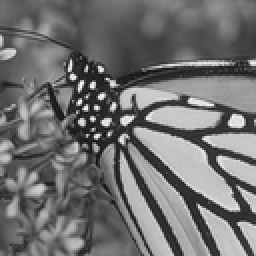
%> input picture imageUji/img1a.png, 128 x 128 px, shrunk from 411 x 412 before the run (shown 2 times larger)
$ octave uji5.m   (GNU Octave 9; MATLAB toolbox functions it lacks are replaced by stand-ins)
%> lines starting %> are read from the running program, lines starting %| are printed output that depends on the picture
### filterSpasialManual.m
function imgFiltered = filterSpasialManual(img, n, tipeFilter, varargin)
    % Fungsi inti yang melakukan pemrosesan neighborhood (sliding window)
    % untuk semua jenis filter yang diminta.

    [M, N, C] = size(img);
    imgFiltered = zeros(M, N, C, 'like', img);
    padSize = floor(n/2);

    for c = 1:C % Loop untuk setiap channel warna (jika ada)

        channel = img(:, :, c);
        channelPadded = padarray(channel, [padSize padSize], 'replicate');
        channelFiltered = zeros(M, N, 'double');

        % Konversi ke double untuk perhitungan
        channelPadded = im2double(channelPadded);

        for i = 1:M
            for j = 1:N
                % Ekstrak neighborhood (window) n x n
                window = channelPadded(i : i+n-1, j : j+n-1);
                vec = window(:); % Ubah window menjadi vektor 1D

                % Terapkan operasi filter yang dipilih
                switch lower(tipeFilter)
                    case 'min'
                        channelFiltered(i,j) = min(vec);
                    case 'max'
                        channelFiltered(i,j) = max(vec);
                    case 'median'
                        channelFiltered(i,j) = median(vec);
                    case 'midpoint'
                        channelFiltered(i,j) = (min(vec) + max(vec)) / 2;
                    case 'alpha'
                        d = varargin{1};
                        if (n*n - 2*d <= 0), d = 0; end % Safety check
                        s = sort(vec);
                        trimmed_vec = s(d+1 : end-d);
                        channelFiltered(i,j) = mean(trimmed_vec);
                    case 'arithmetic'
                        channelFiltered(i,j) = mean(vec);
                    case 'geometric'
                        % Tambah epsilon kecil untuk menghindari log(0)
                        channelFiltered(i,j) = exp(mean(log(vec + 1e-6)));
                    case 'harmonic'
                        % Tambah epsilon kecil untuk menghindari pembagian dengan nol
                        channelFiltered(i,j) = n*n / sum(1 ./ (vec + 1e-6));
                    case 'contraharmonic'
                        Q = varargin{1};
                        % Tambah epsilon kecil untuk menghindari pembagian dengan nol
                        num = sum(vec.^(Q+1));
                        den = sum(vec.^Q);
                        channelFiltered(i,j) = num / (den + 1e-6);
                    otherwise
                        error('Tipe filter tidak dikenal: %s', tipeFilter);
                end
            end
        end
        % Konversi kembali ke tipe data asli (misal, uint8)
        imgFiltered(:,:,c) = im2uint8(channelFiltered);
    end
end

### uji5.m
% =========================================================================
%       PROGRAM PENGHILANGAN DERAU (DENOISING) DENGAN BERBAGAI FILTER
% =========================================================================
% Deskripsi:
% Skrip ini menerapkan 9 jenis filter spasial untuk menghilangkan derau
% Salt & Pepper dan Gaussian pada citra grayscale dan berwarna.
%
% Constraint: Tidak menggunakan fungsi filter bawaan seperti medfilt2.
%
% Cukup jalankan file ini dari Matlab.
% =========================================================================

clear;
clc;
close all;

fprintf('--- Program Uji Filter Denoising ---\n');

% --- LANGKAH 1: PILIH CITRA ---
[file, path] = uigetfile({'*.png';'*.jpg';'*.tif';'*.bmp';'*.*'}, 'Pilih sebuah Citra untuk Diuji');
%> the answer given: imageUji/img1a.png
if isequal(file, 0)
    disp('Pemilihan file dibatalkan. Skrip berhenti.');
    return;
end
pathLengkapFile = fullfile(path, file);

try
    % --- LANGKAH 2: UJI DENGAN DERAU SALT & PEPPER ---
    fprintf('\n[SESI 1] Menguji penghilangan derau "Salt & Pepper"...\n');
    jalankanUjiFilter(pathLengkapFile, 'salt & pepper');
% [17 lines not run here, left out]
function jalankanUjiFilter(pathLengkapFile, tipeNoise)
%> called with pathLengkapFile = 'imageUji/img1a.png', tipeNoise = 'salt & pepper'
    % Fungsi ini menjalankan seluruh proses: memuat, memberi derau,
    % memfilter, dan menampilkan hasil untuk satu jenis derau.

    % Pengaturan Filter
    n = 3; % Ukuran filter n x n (coba 3, 5, atau 7)
    Q = 1.5; % Parameter untuk Contraharmonic filter
    d = 2;   % Parameter untuk Alpha-trimmed filter (harus (n*n-1)/2 > d)

    % 1. Muat Citra
    imgOri = imread(pathLengkapFile);
%> imgOri is the input picture: size 128x128x3 uint8; min 17, max 255, mean 112.3

    % 2. Tambah Derau
    if strcmp(tipeNoise, 'salt & pepper')
        density = 0.05; % Kepadatan derau
        imgNoisy = imnoise(imgOri, 'salt & pepper', density);
    elseif strcmp(tipeNoise, 'gaussian')
        mean_val = 0;
        variance = 0.01;
        imgNoisy = imnoise(imgOri, 'gaussian', mean_val, variance);
    else
        error('Tipe derau tidak dikenal.');
    end

    % 3. Terapkan semua 9 Filter
    fprintf('Menerapkan filter untuk derau %s...\n', tipeNoise);

    % Order-Statistic Filters
    img_min      = filterSpasialManual(imgNoisy, n, 'min');
%> in filterSpasialManual, `imgFiltered = zeros(M, N, C, 'like', img);`: imgFiltered: size 128x128x3 uint8; every value is 0
%> after the loop in filterSpasialManual, `for c = 1:C`:
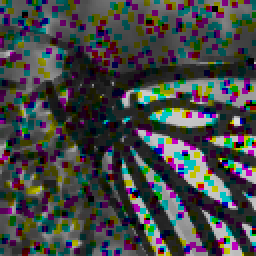
%> imgFiltered: size 128x128x3 uint8 (shown 2 times larger); mean R, G, B 67, 70, 69.5
    img_max      = filterSpasialManual(imgNoisy, n, 'max');
%> call 2 of filterSpasialManual, with n = 3, tipeFilter = 'max'
%> after the loop in filterSpasialManual (call 2), `for c = 1:C`:
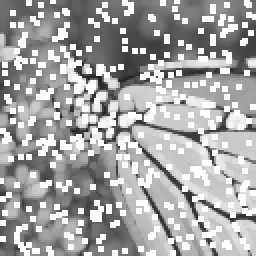
%> channelFiltered: size 128x128 double (shown 2 times larger); min 0.125, max 1, mean 0.648
%> after the loop in filterSpasialManual (call 2), `for c = 1:C`:
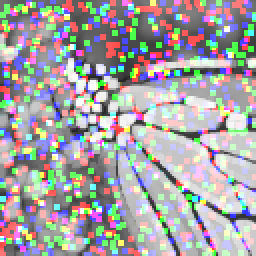
%> imgFiltered: size 128x128x3 uint8 (shown 2 times larger); mean R, G, B 165.9, 162.4, 165.3
    img_median   = filterSpasialManual(imgNoisy, n, 'median');
    img_midpoint = filterSpasialManual(imgNoisy, n, 'midpoint');
%> call 4 of filterSpasialManual, with n = 3, tipeFilter = 'midpoint'
%> after the loop in filterSpasialManual (call 4), `for c = 1:C`:
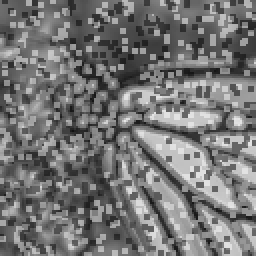
%> channelFiltered: size 128x128 double (shown 2 times larger); min 0.0627, max 0.906, mean 0.46
%> after the loop in filterSpasialManual (call 4), `for c = 1:C`:
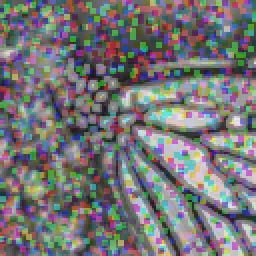
%> imgFiltered: size 128x128x3 uint8 (shown 2 times larger); mean R, G, B 116.6, 116.4, 117.6
    img_alpha    = filterSpasialManual(imgNoisy, n, 'alpha', d);
%> call 5 of filterSpasialManual, with n = 3, tipeFilter = 'alpha'
%> after the loop in filterSpasialManual (call 5), `for c = 1:C`:
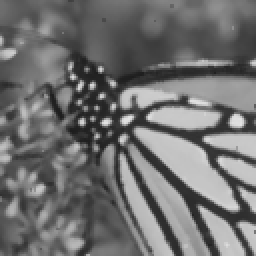
%> channelFiltered: size 128x128 double (shown 2 times larger); min 0.114, max 0.893, mean 0.438
%> after the loop in filterSpasialManual (call 5), `for c = 1:C`:
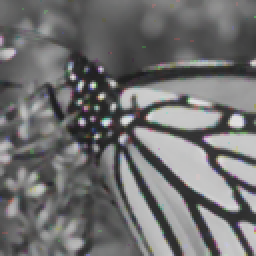
%> imgFiltered: size 128x128x3 uint8 (shown 2 times larger); mean R, G, B 111.6, 111.5, 111.8
%> after the loop in filterSpasialManual (call 5), `for c = 1:C`: d = 2; s = [0.22; 0.22; 0.412; 0.659; 0.659; 0.659; 0.659; 0.796; 0.796]; trimmed_vec = [0.412; 0.659; 0.659; 0.659; 0.659]

    % Mean Filters
    img_arith    = filterSpasialManual(imgNoisy, n, 'arithmetic');
%> the run ends on the next line
    img_geo      = filterSpasialManual(imgNoisy, n, 'geometric');
    img_harmo    = filterSpasialManual(imgNoisy, n, 'harmonic');
    img_contra   = filterSpasialManual(imgNoisy, n, 'contraharmonic', Q);

    fprintf('Filter selesai diterapkan.\n');

    % 4. Tampilkan Hasil
    % Window 1: Order-Statistic Filters
    figure('Name', ['Hasil Filter Statistik Urutan (Derau: ' tipeNoise ')'], 'NumberTitle', 'off');
    subplot(3, 3, 1); imshow(imgOri); title('Citra Asli');
    subplot(3, 3, 2); imshow(imgNoisy); title(['Derau ' tipeNoise]);
    subplot(3, 3, 3); imshow(img_median); title('Median Filter');
    subplot(3, 3, 4); imshow(img_min); title('Min Filter');
    subplot(3, 3, 5); imshow(img_max); title('Max Filter');
    subplot(3, 3, 6); imshow(img_midpoint); title('Midpoint Filter');
    subplot(3, 3, 7); imshow(img_alpha); title(['Alpha-Trimmed (d=' num2str(d) ')']);

    % Window 2: Mean Filters
    figure('Name', ['Hasil Filter Rata-Rata (Derau: ' tipeNoise ')'], 'NumberTitle', 'off');
    subplot(2, 3, 1); imshow(imgOri); title('Citra Asli');
    subplot(2, 3, 2); imshow(imgNoisy); title(['Derau ' tipeNoise]);
    subplot(2, 3, 3); imshow(img_arith); title('Arithmetic Mean');
    subplot(2, 3, 4); imshow(img_geo); title('Geometric Mean');
    subplot(2, 3, 5); imshow(img_harmo); title('Harmonic Mean');
    subplot(2, 3, 6); imshow(img_contra); title(['Contraharmonic (Q=' num2str(Q) ')']);
end
